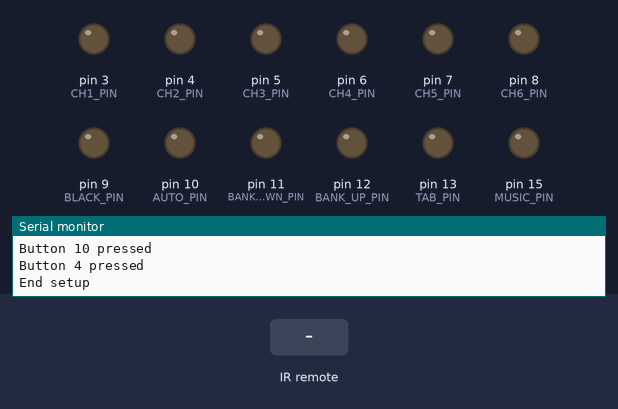
Bench run of a sketch on a simulated Arduino Uno, built with avr-gcc and run on an emulated ATmega328P. Parts: output pins drawn as LEDs (lit = HIGH), the last lines printed to the serial monitor. Dashed ring = blinking. Inputs (shaded band) come from the test bench.

Above: at 3.5 s.
3.6 s: infrared code 0xFFE01F received
At 4.44 s:
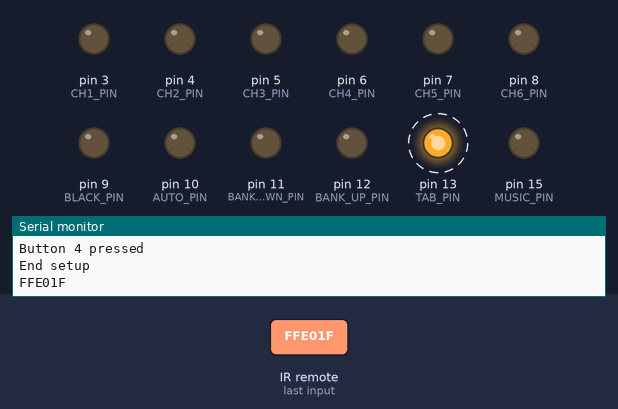
5.9 s: infrared code 0xFFA25D received
At 6.2 s:
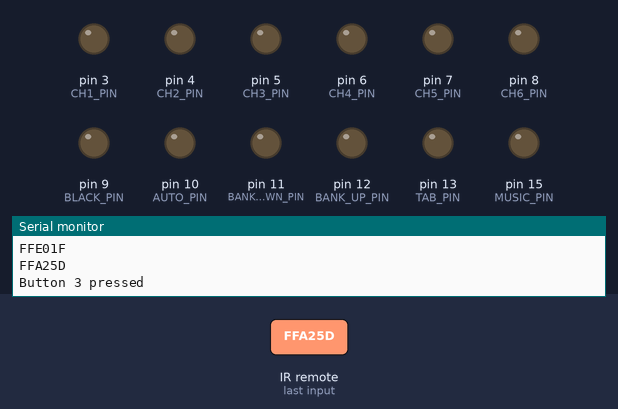
7.4 s: infrared code 0xFF629D received
At 8.6 s:
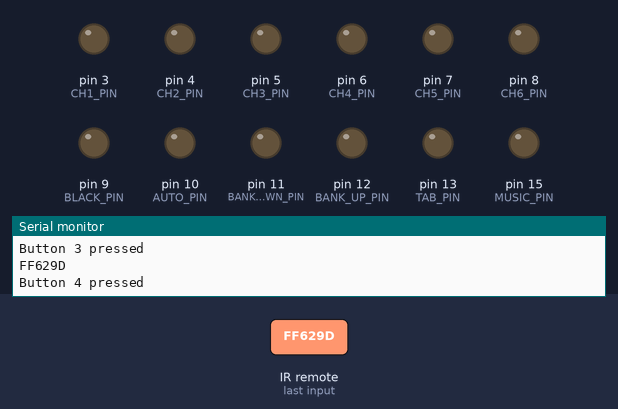
8.9 s: infrared code 0xFFE21D received
At 9.7 s:
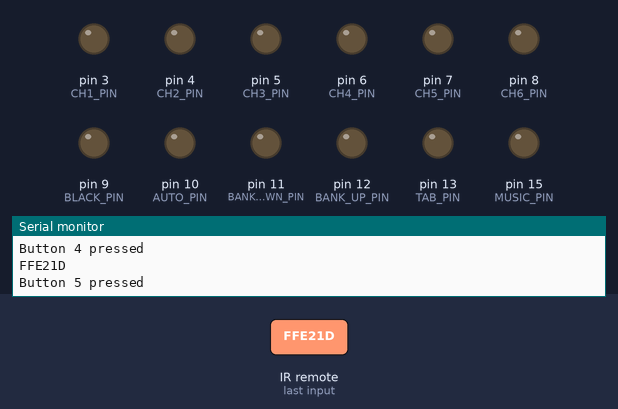
10.4 s: infrared code 0xFF22DD received
At 10.8 s:
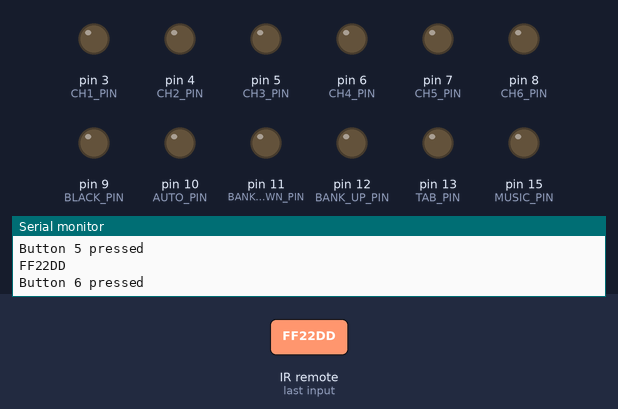
11.9 s: infrared code 0xFF02FD received
At 13.2 s:
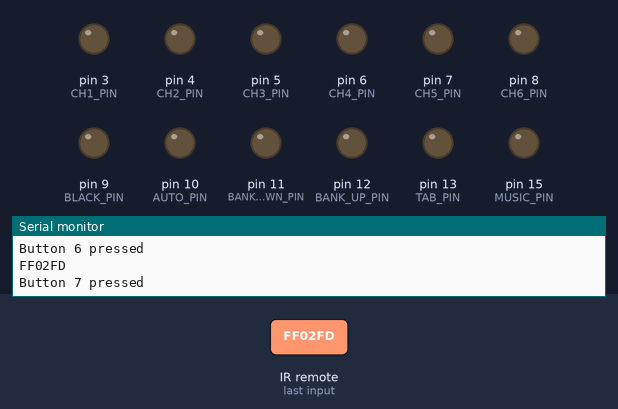
Timing chart, 0 to 14.4 s (numbered marks = the images above; inputs shaded):
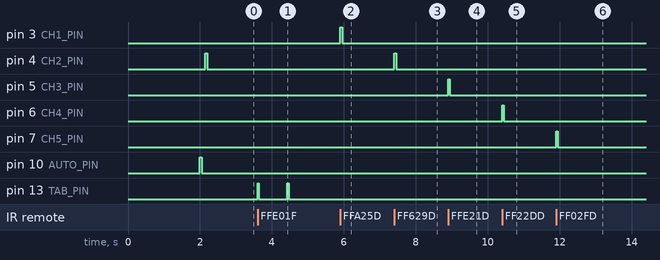

The sketch:

DmxController.ino
```cpp
#include <IRremote.h>

//IR-Remote
#define NO1 0xFFA25D // 1
#define NO2 0xFF629D // 2
#define NO3 0xFFE21D // 3
#define NO4 0xFF22DD // 4
#define NO5 0xFF02FD // 5
#define NO6 0xFFC23D // 6
#define NO7 0xFFE01F // 7
#define NO8 0xFFA857 // 8
#define NO9 0xFF906F // 9
#define NO0 0xFF9867 // 0
#define STAR 0xFF6897 // *
#define HASH 0xFFB04F // #
#define ARRDOWN 0xFF4AB5 // Arrow down
#define ARRUP 0xFF18E7 // Arrow up
#define ARRLEFT 0xFF10EF // Arrow left
#define ARRRIGHT 0xFF5AA5 // Arrow right
#define OK 0xFF38C7 // OK

int RECV_PIN = 2; // define input pin on Arduino
int CH1_PIN = 3;
int CH2_PIN = 4;
int CH3_PIN = 5;
int CH4_PIN = 6;
int CH5_PIN = 7;
int CH6_PIN = 8;
int BLACK_PIN = 9;
int AUTO_PIN = 10;
int BANK_DOWN_PIN = 11;
int BANK_UP_PIN = 12;
int TAB_PIN = 13;
int MUSIC_PIN = 15;

//"CHASE1", "CHASE2", "CHASE3", "CHASE4", "CHASE5", "CHASE6"
bool Chases [] = {false, false, false,false, false, false};
int ChasesPIN [] = {CH1_PIN, CH2_PIN, CH3_PIN, CH4_PIN, CH5_PIN, CH6_PIN};
int NumberOfChases = 6;
//"BLACKOUT", "AUTO"
bool Modes [] = {false, false};
int ModesPIN [] = {9, 10};

bool LastChases [6];
bool STROBE = false;

IRrecv irrecv(RECV_PIN);
decode_results results; // decode_results class is defined in IRremote.h

void pressButton(int pin)
{
    digitalWrite(pin, HIGH);
    delay(50);
    digitalWrite(pin, LOW);
    delay(50);

    if (pin < 9){
       Chases[pin-3] = !Chases[pin-3];  //save changes in memory-Array
    }
    else{
       Modes[pin-9] = !Modes[pin-9];
    }

    String out = "Button " + String(pin) + " pressed"; //remove for
    Serial.println(out);                               //production
}

void pressTab()
{
    digitalWrite(TAB_PIN, HIGH);
    delay(40);
    digitalWrite(TAB_PIN, LOW);
    delay(10);
}

void tab(int time)
{
  if (time < 20){
      time = 20;
  }
  else
  {
    time -= 20;
  }
  pressTab();
  delay(time);
  pressTab();
}


void reactivateLastChases(){
  for (int i = 0; i < NumberOfChases; ++i){
    if (LastChases[i] != Chases[i]){
      pressButton(ChasesPIN[i]);
    }
  }
}
void deactivateAllChases(){
  for (int i = 0; i < NumberOfChases; ++i){
    if (Chases[i] == true){
      pressButton(ChasesPIN[i]);
    }
  }
}

void switchStrobe()
{
  if (!STROBE){;
    for (int i = 0; i < NumberOfChases; ++i)
    {
      LastChases[i] = Chases[i];;
    }
    deactivateAllChases();
    pressButton(CH6_PIN);
  }
  else{
    reactivateLastChases();
  }
  STROBE = !STROBE;
}

void setup() {
  Serial.begin(9600);
  Serial.println("Start");
  pinMode(CH1_PIN, OUTPUT);
  pinMode(CH2_PIN, OUTPUT);
  pinMode(CH3_PIN, OUTPUT);
  pinMode(CH4_PIN, OUTPUT);
  pinMode(CH5_PIN, OUTPUT);
  pinMode(CH6_PIN, OUTPUT);
  pinMode(BLACK_PIN, OUTPUT);
  pinMode(AUTO_PIN, OUTPUT);
  pinMode(BANK_DOWN_PIN, OUTPUT);
  pinMode(BANK_UP_PIN, OUTPUT);
  pinMode(TAB_PIN,OUTPUT);
  pinMode(MUSIC_PIN,OUTPUT);

  irrecv.enableIRIn(); // Start the receiver

  delay(2000);
  pressButton(AUTO_PIN);
  delay(50);
  pressButton(CH2_PIN);
  delay(50);

  Serial.println("End setup"); // remove
}

void PhysicalRemote(uint32_t result)
{
  switch(result)
    {
      case NO1:
        pressButton(CH1_PIN);
      break;
      case NO2:
        pressButton(CH2_PIN);
      break;
      case NO3:
        pressButton(CH3_PIN);
      break;
      case NO4:
        pressButton(CH4_PIN);
      break;
      case NO5:
        pressButton(CH5_PIN);
      break;
      case NO6:
        pressButton(CH6_PIN);
      break;
      case NO7:
        tab(800);
      break;
      case NO8:
        tab(400);
      break;
      case NO9:
        tab(80); //actually 100ms, but because of precision problems 80ms is more reliable to get a 100ms tab-distance
      break;
      case STAR:
        switchStrobe();
      break;
      case NO0:
        pressButton(BLACK_PIN);
      break;
      case HASH:
        //nothing
      break;
      case ARRDOWN:
        pressButton(BANK_DOWN_PIN);
      break;
      case ARRUP:
        pressButton(BANK_UP_PIN);
      break;
      case ARRLEFT:
        pressButton(MUSIC_PIN);
      break;
      case ARRRIGHT:
        pressButton(AUTO_PIN);
      break;
      case OK:
        pressTab();
      break;
    }
}

void loop() {
  if (irrecv.decode(&results)) {
    Serial.println(results.value, HEX);

    PhysicalRemote(results.value);

    irrecv.resume(); // Receive the next value
  }
}
```

Measured:
- after the input at 3.6 s, pin 13 (TAB_PIN): alternates HIGH for 0.04 s and LOW for 0.79 s, starting at once
- after the input at 5.9 s, pin 3 (CH1_PIN): LOW → HIGH at once, → LOW 0.05 s later
- after the input at 7.4 s, pin 4 (CH2_PIN): LOW → HIGH at once, → LOW 0.05 s later
- after the input at 8.9 s, pin 5 (CH3_PIN): LOW → HIGH at once, → LOW 0.05 s later
- after the input at 10.4 s, pin 6 (CH4_PIN): LOW → HIGH at once, → LOW 0.05 s later
- after the input at 11.9 s, pin 7 (CH5_PIN): LOW → HIGH at once, → LOW 0.05 s later
